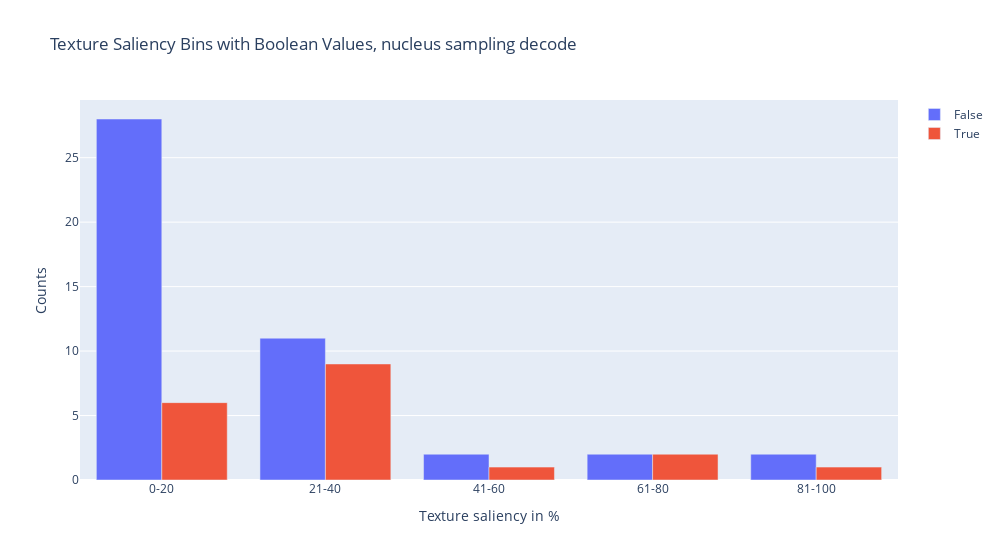

Notebook cell for this chart:
### Code cell
import plotly.graph_objects as go
import pandas as pd
import numpy as np
import json

# Assuming you have a DataFrame called 'data' with columns 'color saliency', 'color beam', and 'Model'

# Determine the category bins based on the range of values in the 'color saliency' column
num_bins = 5
category_bins = pd.cut(data['texture saliency'], bins=num_bins)

# Create a new column in the DataFrame to represent the category bins
data['Category Bin'] = category_bins.astype(str)

# Group the data by the category bins, boolean values, and model, and calculate the counts for each group
grouped_data = data.groupby(['Category Bin', 'texture nucleus']).size().unstack().reset_index()

# Create the grouped bar chart
fig = go.Figure()


bar_trace_false = go.Bar(
    x=grouped_data['Category Bin'],
    y=grouped_data[False],
    name=f'False',
)

bar_trace_true = go.Bar(
    x=grouped_data['Category Bin'],
    y=grouped_data[True],
    name=f'True',

)

fig.add_trace(bar_trace_false)
fig.add_trace(bar_trace_true)

# Create the layout for the grouped bar chart
fig.update_layout(
    width=1000,
    title='Texture Saliency Bins with Boolean Values, nucleus sampling decode',
    xaxis=dict(title='Texture saliency in %', tickmode = 'array',
               tickvals = [0, 1, 2, 3, 4],
        ticktext = ['0-20', '21-40', '41-60', '61-80', '81-100']),
    yaxis=dict(title='Counts'),
    barmode='group'
)

# Show the plot
fig.show()

# # Save the plot as JSON
# fig_json = fig.to_json()
# with open('grouped_bar_chart.json', 'w') as file:
#     file.write(fig_json)

### Figure 1 — Plotly figure (JSON) as saved in the notebook; plotly's stock layout.template omitted (floating-point values rounded to 4 significant figures)
{"data": [{"name": "False", "type": "bar", "x": ["(-0.063, 12.6]", "(12.6, 25.2]", "(25.2, 37.8]", "(37.8, 50.4]", "(50.4, 63.0]"], "y": [28, 11, 2, 2, 2]}, {"name": "True", "type": "bar", "x": ["(-0.063, 12.6]", "(12.6, 25.2]", "(25.2, 37.8]", "(37.8, 50.4]", "(50.4, 63.0]"], "y": [6, 9, 1, 2, 1]}], "layout": {"barmode": "group", "title": {"text": "Texture Saliency Bins with Boolean Values, nucleus sampling decode"}, "width": 1000, "xaxis": {"tickmode": "array", "ticktext": ["0-20", "21-40", "41-60", "61-80", "81-100"], "tickvals": [0, 1, 2, 3, 4], "title": {"text": "Texture saliency in %"}}, "yaxis": {"title": {"text": "Counts"}}}}
